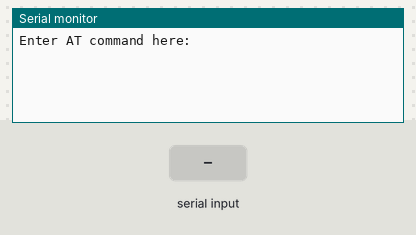
A sketch run on a simulated Arduino Uno, built with avr-gcc and run on an emulated ATmega328P. Parts: the last lines printed to the serial monitor. The test bench sets the inputs (shaded band).

Above: at 1.2 s.
1.3 s: "1" received over the second serial link
At 2.1 s:
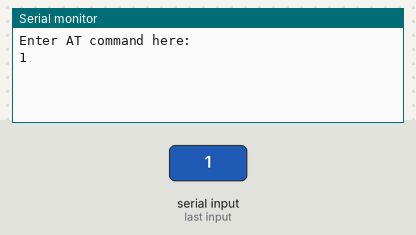
2.8 s: "0" received over the second serial link
At 3.2 s:
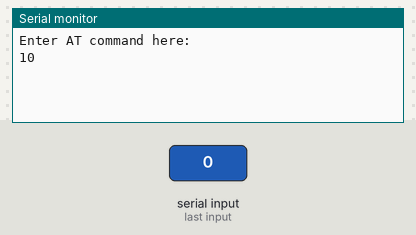

The sketch:

AT_config.ino
```cpp
#include <SoftwareSerial.h>

// GPIO-k
#define TX 9
#define RX 8
#define KEY 10

SoftwareSerial bluetooth(RX, TX);

void setup()
{
  // AT módba lépés (tápfeszültség ráadása előtt!)
  pinMode(KEY, OUTPUT);
  digitalWrite(KEY, HIGH);

  Serial.begin(9600);
  bluetooth.begin(38400);

  Serial.println("Enter AT command here: ");
}

void loop()
{
  // Visszacsatolt soros portok
  if (bluetooth.available() > 0)
  {
    Serial.write(bluetooth.read());
  }
  if (Serial.available() > 0)
  {
    bluetooth.write(Serial.read());
  }
}
```

Measured:
- after the input at 1.3 s, the serial monitor: prints a new line at once (image 1)
- after the input at 2.8 s, the serial monitor: prints a new line at once (image 2)
